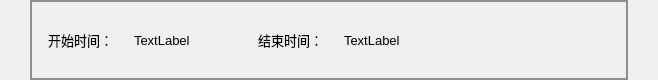
        <widget class="QWidget" name="widget_information_feedback_middle" native="true">
         <property name="minimumSize">
          <size>
           <width>0</width>
           <height>80</height>
          </size>
         </property>
         <property name="maximumSize">
          <size>
           <width>16777215</width>
           <height>80</height>
          </size>
         </property>
         <property name="styleSheet">
          <string notr="true"/>
         </property>
         <layout class="QHBoxLayout" name="horizontalLayout_13">
          <property name="leftMargin">
           <number>30</number>
          </property>
          <property name="topMargin">
           <number>0</number>
          </property>
          <property name="rightMargin">
           <number>30</number>
          </property>
          <property name="bottomMargin">
           <number>0</number>
          </property>
          <item>
           <widget class="QWidget" name="widget_start_and_finish_time" native="true">
            <property name="styleSheet">
             <string notr="true">QWidget#widget_start_and_finish_time{
border: 2px solid #8f8f91;}  </string>
            </property>
            <layout class="QHBoxLayout" name="horizontalLayout_14">
             <property name="topMargin">
              <number>0</number>
             </property>
             <property name="bottomMargin">
              <number>0</number>
             </property>
             <item>
              <widget class="QWidget" name="widget_start_time" native="true">
               <layout class="QHBoxLayout" name="horizontalLayout_15">
                <item>
                 <widget class="QLabel" name="label_start_time_sign">
                  <property name="minimumSize">
                   <size>
                    <width>80</width>
                    <height>0</height>
                   </size>
                  </property>
                  <property name="maximumSize">
                   <size>
                    <width>80</width>
                    <height>16777215</height>
                   </size>
                  </property>
                  <property name="font">
                   <font>
                    <family>微软雅黑</family>
                    <pointsize>10</pointsize>
                   </font>
                  </property>
                  <property name="styleSheet">
                   <string notr="true">/*QLabel { 
    border-radius: 8px; 
    min-width: 120px;
    min-height: 40px;
	background-color: rgb(216, 255, 164);
	color: rgb(0, 85, 255);
	font: 75 10pt &quot;微软雅黑&quot;;
 }*/</string>
                  </property>
                  <property name="text">
                   <string>开始时间：</string>
                  </property>
                 </widget>
                </item>
                <item>
                 <widget class="QLabel" name="label_start_time">
                  <property name="font">
                   <font>
                    <pointsize>10</pointsize>
                   </font>
                  </property>
                  <property name="text">
                   <string>TextLabel</string>
                  </property>
                 </widget>
                </item>
               </layout>
              </widget>
             </item>
             <item>
              <spacer name="horizontalSpacer_103">
               <property name="orientation">
                <enum>Qt::Horizontal</enum>
               </property>
               <property name="sizeHint" stdset="0">
                <size>
                 <width>44</width>
                 <height>20</height>
                </size>
               </property>
              </spacer>
             </item>
             <item>
              <widget class="QWidget" name="widget_finish_time" native="true">
               <layout class="QHBoxLayout" name="horizontalLayout_16">
                <item>
                 <widget class="QLabel" name="label_finish_time_sign">
                  <property name="minimumSize">
                   <size>
                    <width>80</width>
                    <height>0</height>
                   </size>
                  </property>
                  <property name="maximumSize">
                   <size>
                    <width>80</width>
                    <height>16777215</height>
                   </size>
                  </property>
                  <property name="font">
                   <font>
                    <family>微软雅黑</family>
                    <pointsize>10</pointsize>
                   </font>
                  </property>
                  <property name="styleSheet">
                   <string notr="true">/*QLabel { 
    border-radius: 8px; 
    min-width: 120px;
    min-height: 40px;
	background-color: rgb(216, 255, 164);
	color: rgb(0, 85, 255);
	font: 75 10pt &quot;微软雅黑&quot;;
 }*/</string>
                  </property>
                  <property name="text">
                   <string>结束时间：</string>
                  </property>
                 </widget>
                </item>
                <item>
                 <widget class="QLabel" name="label_finish_time">
                  <property name="font">
                   <font>
                    <pointsize>10</pointsize>
                   </font>
                  </property>
                  <property name="text">
                   <string>TextLabel</string>
                  </property>
                 </widget>
                </item>
               </layout>
              </widget>
             </item>
             <item>
              <spacer name="horizontalSpacer_54">
               <property name="orientation">
                <enum>Qt::Horizontal</enum>
               </property>
               <property name="sizeHint" stdset="0">
                <size>
                 <width>210</width>
                 <height>20</height>
                </size>
               </property>
              </spacer>
             </item>
            </layout>
           </widget>
          </item>
         </layout>
        </widget>
